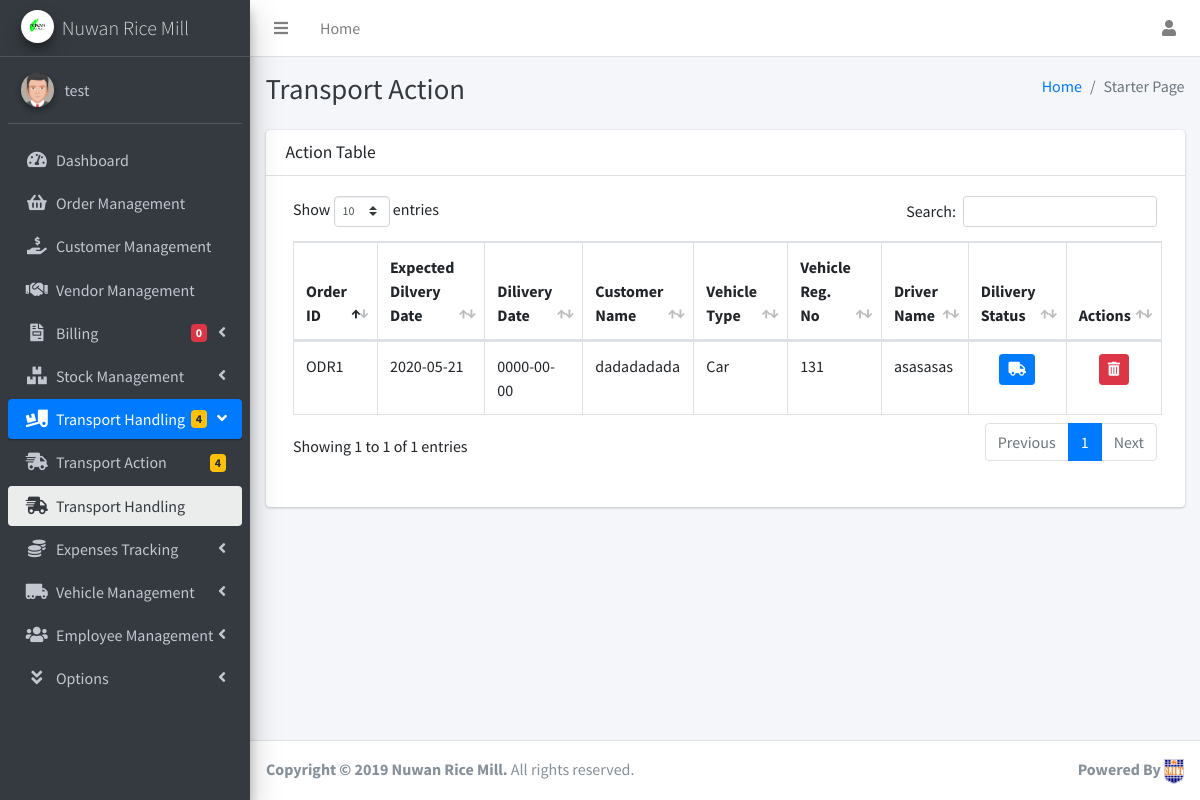
The app's page /Transport/TransportHandlingTable.php (signed in) with its own data.
### tables this page shows
CREATE TABLE `orderm` (
  `OrderM_ID` int(11) NOT NULL,
  `Order_ID` varchar(50) NOT NULL,
  `customerID` int(11) NOT NULL,
  `Order_Date` date NOT NULL,
  `Order_D_Date` date NOT NULL,
  `D_Status` varchar(10) NOT NULL,
  `t_status` varchar(2) NOT NULL DEFAULT '0',
  `t_d_status` int(2) NOT NULL DEFAULT '0',
  `invoice_created` int(2) NOT NULL
);

CREATE TABLE `transport` (
  `t_Id` int(11) NOT NULL,
  `OrderM_ID` int(11) NOT NULL,
  `vtypeID` int(11) NOT NULL,
  `vehID` int(11) NOT NULL,
  `id` int(11) NOT NULL,
  `dil_Date` date NOT NULL,
  `t_status` varchar(2) NOT NULL DEFAULT '0',
  `t_d_status` int(2) NOT NULL DEFAULT '0'
);

CREATE TABLE `customer` (
  `customerID` int(11) NOT NULL,
  `CusID` varchar(50) NOT NULL,
  `cName` varchar(100) NOT NULL,
  `cMNumber` varchar(10) NOT NULL,
  `cLNumber` varchar(10) DEFAULT NULL,
  `cEmail` varchar(150) DEFAULT NULL,
  `cAddress` varchar(250) NOT NULL,
  `cCity` varchar(50) NOT NULL,
  `cDistrict` varchar(50) NOT NULL
);

CREATE TABLE `vehicletype` (
  `V_typeId` int(11) NOT NULL,
  `vehicleTId` varchar(50) NOT NULL,
  `V_typeName` varchar(50) NOT NULL
);

CREATE TABLE `vehicle` (
  `VehicleID` int(11) NOT NULL,
  `VehID` varchar(50) NOT NULL,
  `VRegistrationNo` varchar(60) NOT NULL,
  `ModelNo` varchar(150) NOT NULL,
  `ChassisNo` varchar(150) NOT NULL,
  `EngineNo` varchar(150) NOT NULL,
  `V_typeId` int(11) NOT NULL,
  `id` int(11) NOT NULL,
  `VOwner` varchar(20) NOT NULL,
  `Status` varchar(20) NOT NULL
);

CREATE TABLE `employee` (
  `id` int(11) NOT NULL,
  `empid` varchar(50) NOT NULL,
  `fullname` varchar(200) NOT NULL,
  `name` varchar(100) NOT NULL,
  `dob` date NOT NULL,
  `gender` varchar(10) NOT NULL,
  `nicnum` varchar(12) NOT NULL,
  `mnumber` varchar(10) NOT NULL,
  `empaddress` varchar(250) NOT NULL,
  `jondate` date NOT NULL,
  `emptype` varchar(15) NOT NULL,
  `designation` varchar(25) NOT NULL,
  `DrivingLicenNum` varchar(50) NOT NULL,
  `Imglocation` varchar(200) NOT NULL,
  `Imgstatus` varchar(2) NOT NULL
);

### Transport/TransportHandlingTable.php (the view, shortened to what the rows shown need)
<?php
include '../inc/Dashboardcalculations.php';
$query = "SELECT o.Order_ID,o.Order_D_Date,t.dil_Date,c.cName,vt.V_typeName,v.VRegistrationNo,e.name,t.t_d_status,t.t_status,t.t_Id FROM orderm o,customer c,vehicletype vt,vehicle v,employee e,transport t WHERE t.OrderM_ID = o.OrderM_ID AND t.vtypeID = vt.V_typeId AND t.vehID = v.VehicleID AND t.id = e.id AND o.customerID = c.customerID AND t.t_status=1";
$results = mysqli_query($con, $query);
?>
<!DOCTYPE html>
<html lang="en">
<head>
    <link rel="stylesheet" href="../dist/css/customCSS.css">
    <link rel="stylesheet" href="../plugins/overlayScrollbars/css/OverlayScrollbars.min.css">
    <link rel="stylesheet" href="../plugins/fontawesome-free/css/all.min.css">
    <link rel="stylesheet" href="../dist/css/adminlte.min.css">
    <link rel="stylesheet" href="../plugins/datatables-bs4/css/dataTables.bootstrap4.css">
    <link rel="stylesheet" href="../sweetalert/sweetalert2.min.css">
</head>
<body class="hold-transition sidebar-mini layout-fixed layout-navbar-fixed layout-footer-fixed">
    <div class="wrapper">
        <div class="content-wrapper">
            <div class="content-header">
                <div class="container-fluid">
                    <div class="row mb-2">
                        <div class="col-sm-6">
                            <h1 class="m-0 text-dark">Transport Action</h1>
                        </div>
                    </div>
                </div>
            </div>
            <div class="content">
                <div class="container-fluid">
                    <div class="card mb-5">
                        <div class="card-body">
                            <div class="table-responsive">
                                <div class="dataTables_wrapper container-fluid dt-bootstrap4">
                                    <table id="example1" class="table table-bordered table-hover">
                                        <thead>
                                            <tr>
                                                <th style="width: 10%">Order ID</th>
                                                <th style="width: 12%">Expected Dilvery Date</th>
                                                <th style="width: 12%">Dilivery Date</th>
                                                <th>Customer Name</th>
                                                <th>Vehicle Type</th>
                                                <th>Vehicle Reg. No</th>
                                                <th>Driver Name</th>
                                                <th style="width: 10%">Dilivery Status</th>
                                                <th class="text-center" style="width: 10%">Actions</th>
                                            </tr>
                                        </thead>
                                        <tbody>
                                            <?php
                                            while ($row = mysqli_fetch_assoc($results)) {
                                                $tid = $row['t_Id'];
                                                $oid = $row['Order_ID'];
                                                $vtype = $row['V_typeName'];
                                                $exddate = $row['Order_D_Date'];
                                                $ddate = $row['dil_Date'];
                                                $cusName = $row['cName'];
                                                $vnum = $row['VRegistrationNo'];
                                                $drivername = $row['name'];
                                                $delistatus = $row['t_d_status'];
                                            ?>
                                                <tr>
                                                    <td><?php echo $oid ?></td>
                                                    <td><?php echo $exddate ?></td>
                                                    <td><?php echo $ddate ?></td>
                                                    <td><?php echo $cusName ?></td>
                                                    <td><?php echo $vtype ?></td>
                                                    <td><?php echo $vnum ?></td>
                                                    <td><?php echo $drivername ?></td>
                                                    <td class="text-center">
                                                        <?php
                                                        if ($delistatus == 1) {
                                                            echo '
                                                                <div class="badge badge-success" role="alert"">
                                                                    <i class="fas fa-check-circle"></i>&nbsp; Delivered
                                                                </div>
                                                                ';
                                                        } else {
                                                            echo '
                                                                <div class="btn-group btn-group-sm">
                                                                    <a href="../inc/Changedstatus.php?tid=' . $tid . '"><button type="button" class="btn btn-primary btn-sm" data-toggle="tooltip" data-placement="top" title="Delivery">
                                                                    <i class="fas fa-truck"></i></button></a>
                                                                </div>
                                                                ';
                                                        }
                                                        ?>
                                                    </td>
                                                    <td class="text-center">
                                                        <div class="btn-group btn-group-sm">
                                                            <a href="../inc/DeleteTransport.php?tid=<?php echo $tid  ?>" class="btn-del"><button type="button" class="btn btn-danger btn-sm" data-toggle="tooltip" data-placement="top" title="Delete">
                                                                    <i class="fas fa-trash-alt"></i>
                                                                </button></a>
                                                        </div>
                                                    </td>
                                                </tr>
                                            <?php
                                            }
                                            ?>
                                        </tbody>
                                    </table>
                                </div>
                                <br>
                            </div>
                        </div>
                    </div>
                    <br>
                </div>
            </div>
        </div>
    </div>
</body>
</html>

### records on screen
orderm: Order_ID "ODR1", Order_D_Date "2020-05-21", transport.dil_Date "0000-00-00", customerID.cName "dadadadada", vehicletype.V_typeName "Car", vehicle.VRegistrationNo "131", employee.name "asasasas"

### other values on screen
$_SESSION['username'] "test"
$result "0"
$result "4 4"
